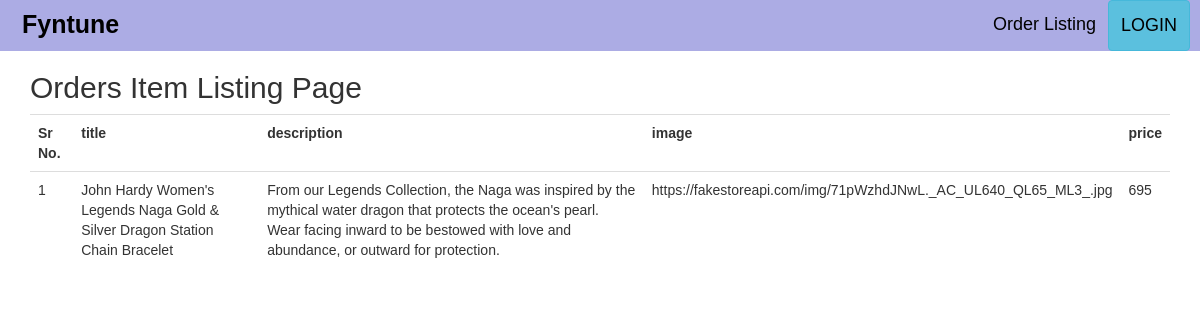
Screenshot of /user/item_details/1 with the database file from the repository.
### tables this page shows
CREATE TABLE `order_item_details` (
  `id` int(10) NOT NULL,
  `order_id` int(10) NOT NULL,
  `title` text NOT NULL,
  `description` text NOT NULL,
  `image` text NOT NULL,
  `price` float NOT NULL
);

### application/controllers/User.php (called while the page is built, shortened)
<?php
class User extends CI_Controller {
	public function __construct(){
		$this->load->model('Operation_model','operations');
	}
	public function item_details($id){
		$itemDetails=$this->operations->getOrderItemDetails($id);
		$data['itemDetails']=$itemDetails;
		$data['title']='Order Details';
		$this->load->view('order_item_details',$data);
	}
}

### index.php (called while the page is built, shortened)
<?php
require_once BASEPATH.'core/CodeIgniter.php';

### application/models/Operation_model.php (called while the page is built, shortened)
<?php
class Operation_model extends CI_Model{
	public function getOrderItemDetails($id){
		return $this->db->select('*')
				 ->from('order_item_details')
				 ->where('order_id',$id)
				 ->get()->result();
	}
}
?>

### application/views/order_item_details.php (the view, shortened to what this page needs)
<!DOCTYPE html>
<html>
<head>
</head>
<link rel="stylesheet" href="https://maxcdn.bootstrapcdn.com/bootstrap/3.4.1/css/bootstrap.min.css">
<body>
	<div class="container">
	<p><h2>Orders Item Listing Page</h2></p>
		 <table class="table" >
		  <tr>
		  	<th>Sr No.</th>
		  	<th>title</th>
		  	 <th>description</th>
		  	<th>image</th>
		    <th>price</th>
		  </tr>
		  <?php if(empty($itemDetails)){
		  	 echo "<tr><td>Record Not Found</td></tr>";
		    }else { ?>
		  <?php
		  $count=0;
		  foreach($itemDetails as $itemDetail ) { ?>
		  <tr>
		  	<td><?php echo ++$count;?></td>
		  	<td><?php echo $itemDetail->title; ?></td>
		  	<td><?php echo $itemDetail->description; ?></td>
		  	<td><?php echo $itemDetail->image; ?></td>
		    <td><?php echo $itemDetail->price; ?></td>
		  </tr>
		<?php }
	      } ?>
		 </table>
    </div>
</body>
</html>

### application/views/header.php (style rules this page uses)
* { box-sizing: border-box; }
body { margin: 0; font-family: Arial, Helvetica, sans-serif; }
.header a { float: left; color: black; text-align: center; padding: 12px; text-decoration: none; font-size: 18px; line-height: 25px; border-radius: 4px; }
.header a.logo { font-size: 25px; font-weight: bold; }

### rows the page displays
order_item_details: title "John Hardy Women's Legends Naga Gold & Silver Dragon Station Chain Bracelet", description "From our Legends Collection, the Naga was inspired by the mythical water dragon that protects the ocean's pearl. Wear facing inward to be bestowed with love and abundance, or outward for protection.", image "https://fakestoreapi.com/img/71pWzhdJNwL._AC_UL640_QL65_ML3_.jpg", price "695"

### other values shown
anchor(base_url(), 'Fyntune', ['class'=>"logo",'style'=>'']) "Fyntune"
